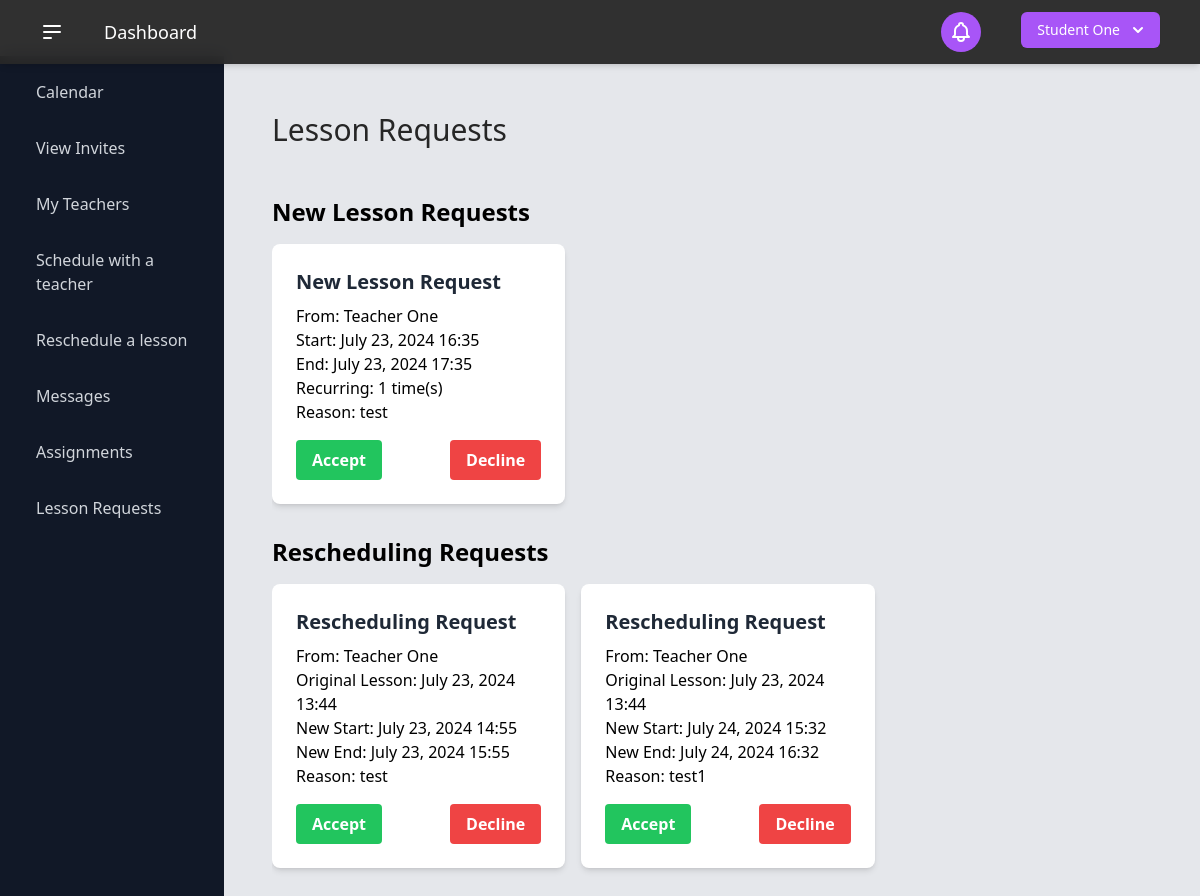
The app's page /lesson_requests/ (signed in) with its own data.
### users/models.py (models this page shows, shortened)
class User(AbstractBaseUser):
    USER_TYPE_CHOICES = (
        (1, "Student"),
        (2, "Teacher"),
    )
    user_type = models.PositiveSmallIntegerField(
        choices=USER_TYPE_CHOICES,
        default=1,
    )
    email = models.EmailField(
        "email address",
        max_length=255,
        unique=True,
        validators=[EmailValidator(message="Enter a valid email address.")],
    )
    first_name = models.CharField(
        "first name",
        max_length=150,
        validators=[
            RegexValidator(r"^[a-zA-Z\s]+$", "Enter a valid first name (letters only).")
        ],
    )
    last_name = models.CharField(
        "last name",
        max_length=150,
        validators=[
            RegexValidator(r"^[a-zA-Z\s]+$", "Enter a valid last name (letters only).")
        ],
    )
    password = models.CharField(
        "password",
        max_length=255,
        validators=[
            MinLengthValidator(6),
            RegexValidator(
                r"^(?=.*[a-z])(?=.*[A-Z])(?=.*\d)[A-Za-z\d]{6,}$",
                "Password must have at least 6 characters, including a number and a capital letter.",
            ),
        ],
    )
    contact_number = PhoneNumberField()
    date_of_birth = models.DateField("date of birth")
    two_factor_enabled = models.BooleanField(default=False)
    two_factor_code = models.CharField(max_length=6, blank=True, null=True)
    two_factor_code_expiry = models.DateTimeField(blank=True, null=True)
    password_reset_token = models.CharField(max_length=100, null=True, blank=True)
    password_reset_token_created_at = models.DateTimeField(null=True, blank=True)
    objects = UserManager()
    USERNAME_FIELD = "email"
    REQUIRED_FIELDS = ["__all__"]
    def get_full_name(self):
        return f"{self.first_name} {self.last_name}"

class Teacher(models.Model):
    teacher_id = models.AutoField(primary_key=True)
    user = models.OneToOneField(User, on_delete=models.CASCADE)
    extra_teacher_info = models.TextField(
        "extra / optional teacher information",
        max_length=2000,
        blank=True,  # This field is optional
        null=True,
    )

### scheduling/models.py (models this page shows, shortened)
class LessonRequest(models.Model):
    request_id = models.AutoField(primary_key=True)
    student = models.ForeignKey(Student, on_delete=models.CASCADE)
    teacher = models.ForeignKey(Teacher, on_delete=models.CASCADE)
    requested_datetime = models.DateTimeField()
    is_approved = models.BooleanField(default=False)
    request_reason = models.CharField(max_length=255)
    end_datetime = models.DateTimeField(default=1)
    recurring_amount = models.IntegerField(default=False)
    is_sent_by_teacher = models.BooleanField(default=False)

class ReschedulingRequest(models.Model):
    rescheduling_id = models.AutoField(primary_key=True)
    original_lesson = models.ForeignKey('Lesson', on_delete=models.CASCADE, related_name='rescheduling_requests')
    requested_by = models.ForeignKey('users.User', on_delete=models.CASCADE)
    requested_datetime = models.DateTimeField()
    end_datetime = models.DateTimeField()
    request_reason = models.TextField()
    is_approved = models.BooleanField(default=False)
    created_at = models.DateTimeField(auto_now_add=True)

class Lesson(models.Model):
    lesson_id = models.AutoField(primary_key=True)
    student = models.ForeignKey(Student, on_delete=models.CASCADE)
    teacher = models.ForeignKey(Teacher, on_delete=models.CASCADE)
    request = models.ForeignKey(LessonRequest, on_delete=models.SET_NULL, null=True)
    start_datetime = models.DateTimeField()
    student_attendance = models.BooleanField(default=False)
    end_datetime = models.DateTimeField()
    is_rescheduled = models.BooleanField(default=False)
    rescheduled_to = models.ForeignKey('self', null=True, blank=True, on_delete=models.SET_NULL, related_name='rescheduled_from')

### scheduling/views.py (the view, shortened to what this page needs)
# urls.py: path('lesson_requests/', views.lesson_requests, name='lesson_requests'),
@login_required
def lesson_requests(request):
    if request.user.user_type == 1:  # Student
        scheduling_requests = LessonRequest.objects.filter(
            student=request.user.student, is_approved=False
        )
        rescheduling_requests = ReschedulingRequest.objects.filter(
            original_lesson__student=request.user.student, is_approved=False
        )
    context = {
        "scheduling_requests": scheduling_requests,
        "rescheduling_requests": rescheduling_requests,
    }
    return render(request, "scheduling/lesson_requests.html", context)

### templates/scheduling/lesson_requests.html (shortened to what this page needs)
{% extends "_dashboard.html" %}
{% load static %}
{% block name %}Lesson Requests{% endblock %}
{% block content %}
<div class="container mx-auto py-8" x-data="{ showAcceptModal: false, showDeclineModal: false, selectedRequest: null, requestType: '' }">
    {% if scheduling_requests or rescheduling_requests %}
        <h2 class="text-2xl font-bold mb-4">New Lesson Requests</h2>
        <div class="grid grid-cols-1 md:grid-cols-2 lg:grid-cols-3 gap-4 mb-8">
            {% for request in scheduling_requests %}
                <div class="bg-white shadow-md rounded-lg p-6">
                    <h3 class="text-xl font-semibold text-gray-800 mb-2">New Lesson Request</h3>
                    {% if user.user_type == 1 %}
                        <p>From: {{ request.teacher.user.get_full_name }}</p>
                    {% else %}
                        <p>From: {{ request.student.user.get_full_name }}</p>
                    {% endif %}
                    <p>Start: {{ request.requested_datetime|date:"F d, Y H:i" }}</p>
                    <p>End: {{ request.end_datetime|date:"F d, Y H:i" }}</p>
                    <p>Recurring: {{ request.recurring_amount }} time(s)</p>
                    <p>Reason: {{ request.request_reason }}</p>
                    <div class="flex justify-between mt-4">
                        <button @click="showAcceptModal = true; selectedRequest = '{{ request.request_id }}'; requestType = 'schedule'" class="bg-green-500 hover:bg-green-600 text-white font-bold py-2 px-4 rounded">
                            Accept
                        </button>
                        <button @click="showDeclineModal = true; selectedRequest = '{{ request.request_id }}'; requestType = 'schedule'" class="bg-red-500 hover:bg-red-600 text-white font-bold py-2 px-4 rounded">
                            Decline
                        </button>
                    </div>
                </div>
            {% endfor %}
        </div>
        <h2 class="text-2xl font-bold mb-4">Rescheduling Requests</h2>
        <div class="grid grid-cols-1 md:grid-cols-2 lg:grid-cols-3 gap-4">
            {% for request in rescheduling_requests %}
                <div class="bg-white shadow-md rounded-lg p-6">
                    <h3 class="text-xl font-semibold text-gray-800 mb-2">Rescheduling Request</h3>
                    {% if user.user_type == 1 %}
                        <p>From: {{ request.original_lesson.teacher.user.get_full_name }}</p>
                    {% else %}
                        <p>From: {{ request.original_lesson.student.user.get_full_name }}</p>
                    {% endif %}
                    <p>Original Lesson: {{ request.original_lesson.start_datetime|date:"F d, Y H:i" }}</p>
                    <p>New Start: {{ request.requested_datetime|date:"F d, Y H:i" }}</p>
                    <p>New End: {{ request.end_datetime|date:"F d, Y H:i" }}</p>
                    <p>Reason: {{ request.request_reason }}</p>
                    <div class="flex justify-between mt-4">
                        <button @click="showAcceptModal = true; selectedRequest = '{{ request.rescheduling_id }}'; requestType = 'reschedule'" class="bg-green-500 hover:bg-green-600 text-white font-bold py-2 px-4 rounded">
                            Accept
                        </button>
                        <button @click="showDeclineModal = true; selectedRequest = '{{ request.rescheduling_id }}'; requestType = 'reschedule'" class="bg-red-500 hover:bg-red-600 text-white font-bold py-2 px-4 rounded">
                            Decline
                        </button>
                    </div>
                </div>
            {% endfor %}
        </div>
    {% else %}
        <p class="text-xl">No pending lesson requests.</p>
    {% endif %}
</div>
{% endblock %}

### templates/components/current_user.html (shortened to what this page needs)
{% load static %}
<div x-data="{ open: false }" class="relative inline-block text-left mr-4">
    <div>
        <button
            @click="open = !open"
            type="button"
            class="inline-flex justify-center w-full rounded-md shadow-sm px-4 py-2 bg-purple-500 text-sm font-medium text-white hover:bg-purple-600 ring-purple-800"
            id="options-menu"
            aria-haspopup="true"
            x-bind:aria-expanded="open"
        >
            {{ user.first_name }} {{ user.last_name }}
            <svg
                class="-mr-1 ml-2 h-5 w-5"
                xmlns="http://www.w3.org/2000/svg"
                viewBox="0 0 20 20"
                fill="currentColor"
                aria-hidden="true"
            >
                <path
                    fill-rule="evenodd"
                    d="M5.293 7.293a1 1 0 011.414 0L10 10.586l3.293-3.293a1 1 0 111.414 1.414l-4 4a1 1 0 01-1.414 0l-4-4a1 1 0 010-1.414z"
                    clip-rule="evenodd"
                />
            </svg>
        </button>
    </div>
</div>

### records on screen
User: first_name "Student", last_name "One"
LessonRequest: teacher.user.get_full_name "Teacher One", requested_datetime "July 23, 2024 16:35", end_datetime "July 23, 2024 17:35", recurring_amount "1", request_reason "test"
ReschedulingRequest: original_lesson.teacher.user.get_full_name "Teacher One", original_lesson.start_datetime "July 23, 2024 13:44", requested_datetime "July 23, 2024 14:55", end_datetime "July 23, 2024 15:55", request_reason "test"
ReschedulingRequest: original_lesson.teacher.user.get_full_name "Teacher One", original_lesson.start_datetime "July 23, 2024 13:44", requested_datetime "July 24, 2024 15:32", end_datetime "July 24, 2024 16:32", request_reason "test1"
